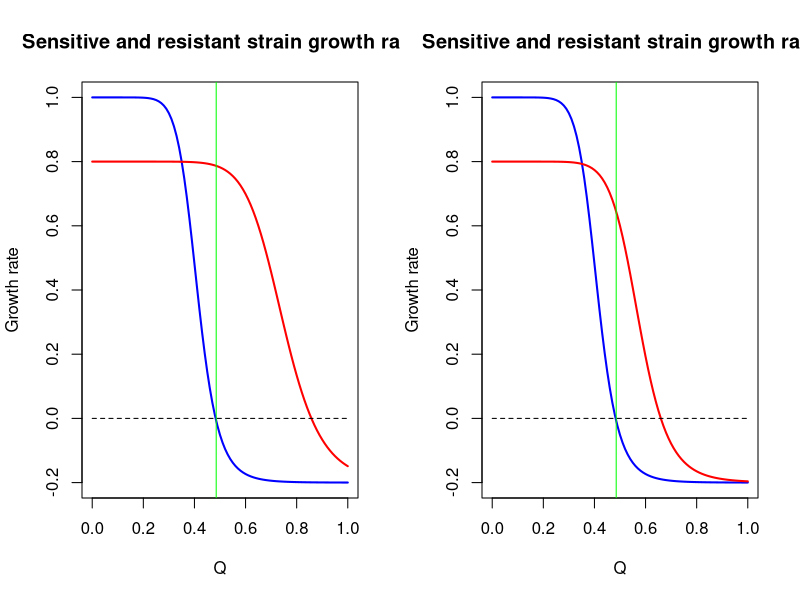
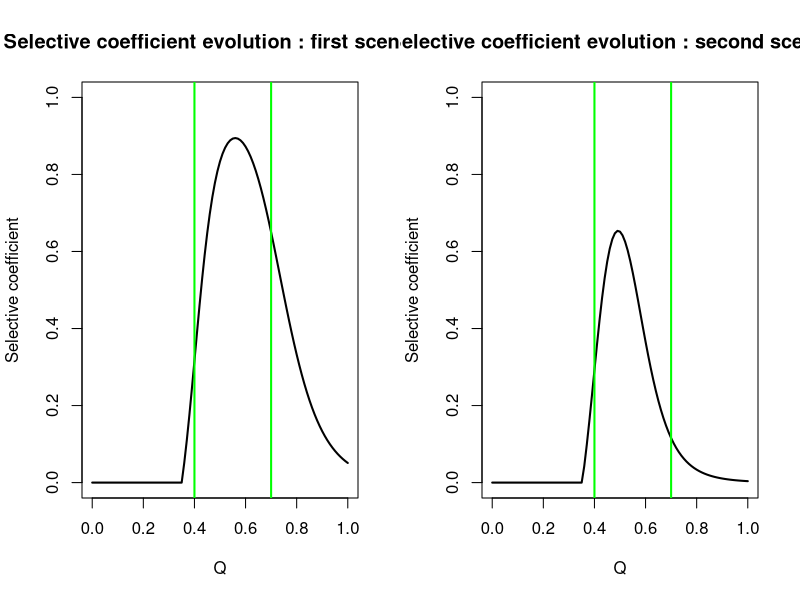
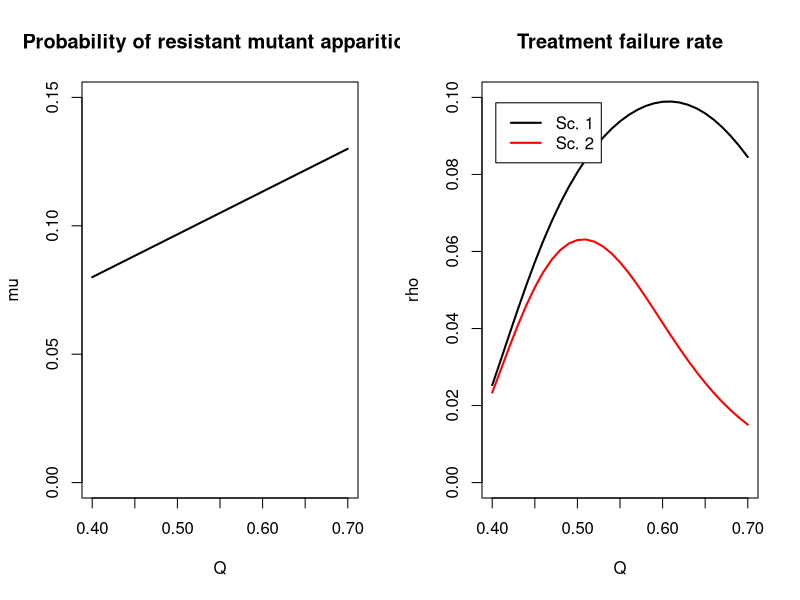
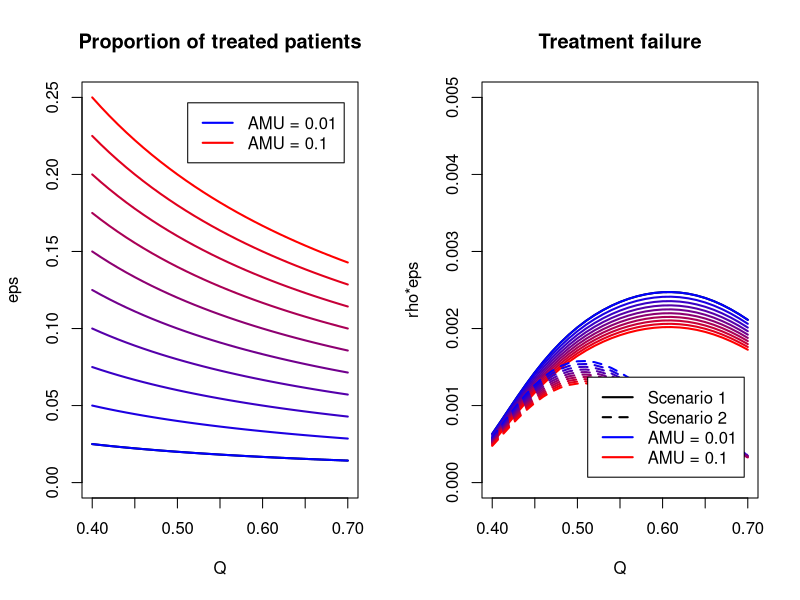
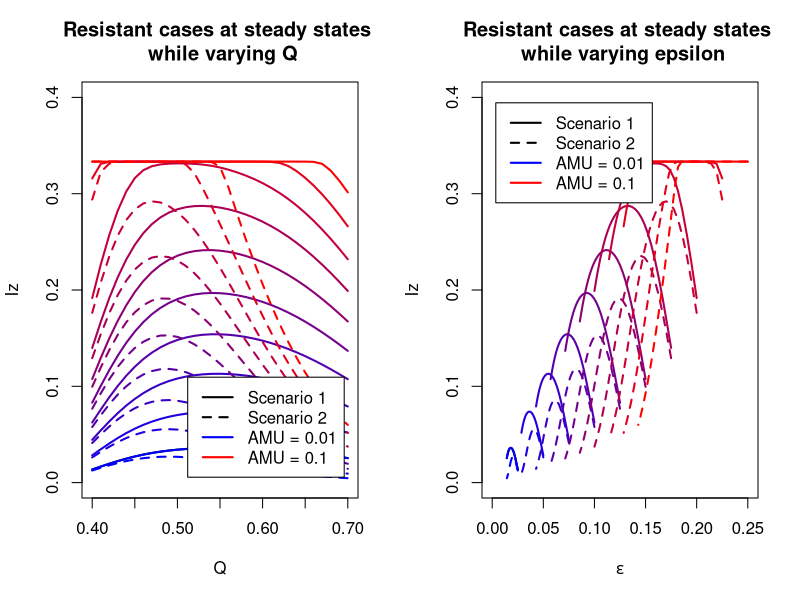
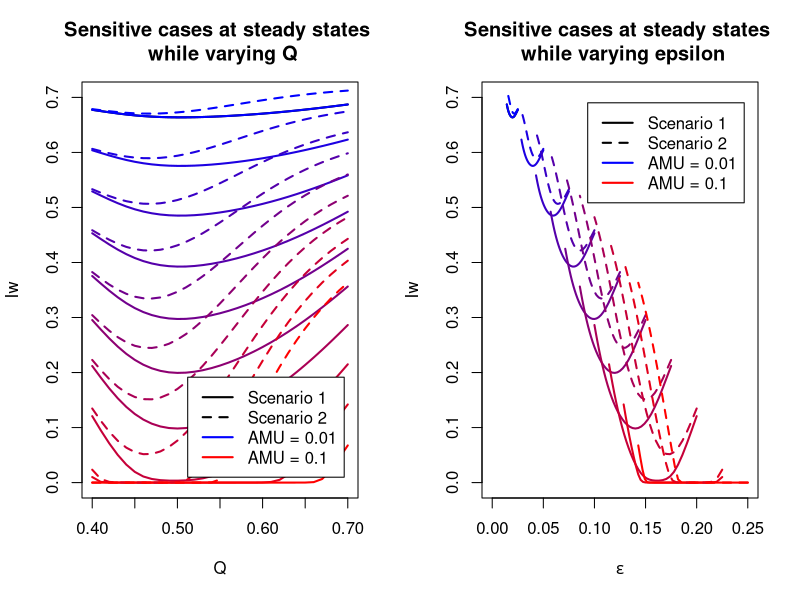
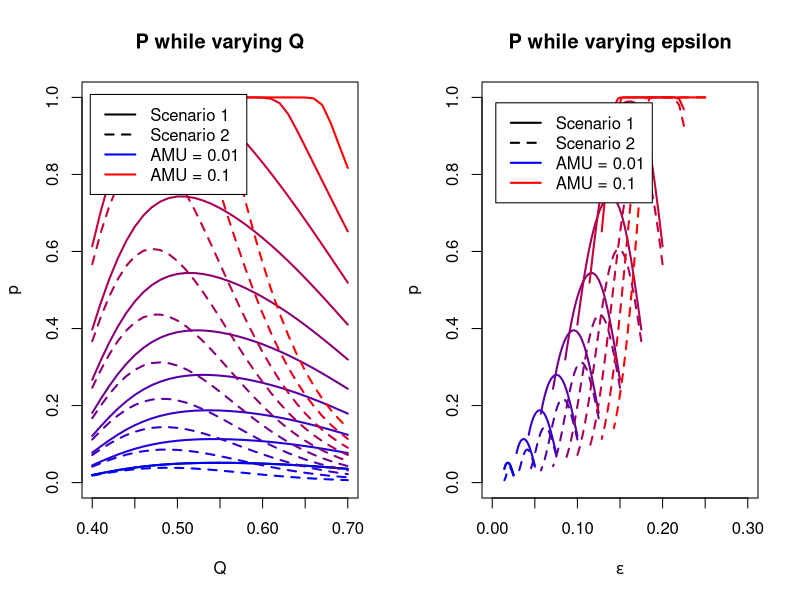
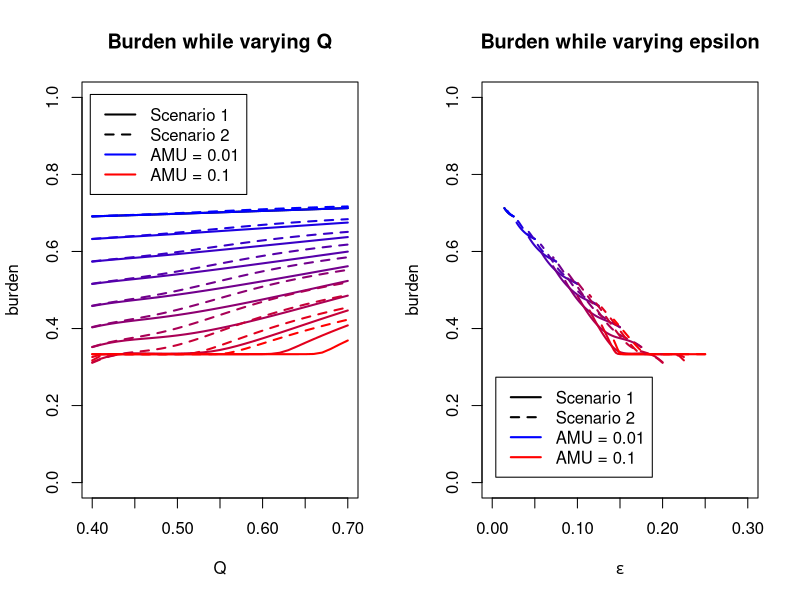

Write R code to recreate these figures, in order.
## ---- chunk 1
library(plyr)

#per capita maximum growth rate of sensitive bact
max_sens_gr <- 1 
max_sens_gr2 <- 1 
#per capita maximum growth rate of resistant bact
max_res_gr <- 0.8
max_res_gr2 <- 0.8
#per capita minimum growth rate of sensitive bact
min_sens_gr <- -0.2
min_sens_gr2 <- -0.2
#per capita minimum growth rate of res bact
min_res_gr <- -0.2
min_res_gr2 <- -0.2
#minimum inhibitory concentration of sen bact

mic_sens <- 0.35
mic_sens2 <- 0.35
#minimum inhibitory concentration of res bact

mic_res <- 0.65
mic_res2 <- 0.5
#slope for sens bact
kappa_sens <- 10
kappa_sens2 <- 10
#slope for res bact  

kappa_res <- 10
kappa_res2 <- 10

param_sens <- c(max_sens_gr, min_sens_gr, mic_sens, kappa_sens)
param_sens2 <- c(max_sens_gr2, min_sens_gr2, mic_sens2, kappa_sens2)

param_res <- c(max_res_gr, min_res_gr, mic_res, kappa_res)
param_res2 <- c(max_res_gr2, min_res_gr2, mic_res2, kappa_res2)

#mutant emergence probability : we consider that if the amount of applied atb increases, the probability of resistant mutant apparition increases linearly
max_mu <- 0.13
min_mu <- 0.08
max_dot <- 10
min_dot <- 1

#range of intervention - cl=lowest clinically effective dose, cu maximum tolerable dose (toxicity)
cl=0.40
cu=0.70
n_values=(cu-cl)*100+1

drug_quantities <- seq(cl, cu, length.out = n_values )

AMU = c(0.01, 0.02, 0.03, 0.04, 0.05, 0.06, 0.07, 0.08, 0.09, 0.10)

prop_treated <- do.call(cbind, lapply(AMU, function (x) x/drug_quantities))

eps_max <- max(prop_treated)

#selection of corresponding borders in sel_coef vector

lowbound=cl*100+1
highbound=cu*100+1



x <- seq(0,1,by=0.01)
zoom <- 1
## ---- chunk 2



growth = function(x, maxv, minv, micv, slopev) {
  y <- maxv - ((maxv - minv)*(x/micv)^slopev)/((x/micv)^slopev - maxv/minv)
  return(y)
}



colglob <- colorRampPalette(c("blue", "red"))

colforcol <- colglob(length(AMU))


linfun <- function(x, t, ltype){
  lines(t, unlist(x), lty=ltype, lwd=2, col=colforcol[as.numeric(parent.frame()$i)])
}

## ---- chunk 3


gr_sens <- lapply(x, growth, max_sens_gr, min_sens_gr, mic_sens, kappa_sens)

gr_res <- lapply(x, growth, max_res_gr, min_res_gr, mic_res, kappa_res)

gr_sens2 <- lapply(x, growth, max_sens_gr2, min_sens_gr2, mic_sens2, kappa_sens2)

gr_res2 <- lapply(x, growth, max_res_gr2, min_res_gr2, mic_res2, kappa_res2)

MIC <- sum(gr_sens>0)/length(gr_sens)
MICres <- sum(gr_res>0)/length(gr_res)
MICres2 <- sum(gr_res2>0)/length(gr_res2)
## ---- chunk 4
par(mfrow=c(1,2))

plot(x, gr_sens, main="Sensitive and resistant strain growth rate", xlab="Q", ylab="Growth rate", ylim=c(-0.2,1), lwd=2, type="l", col='blue')

lines(x, gr_res, type='l', col='red', lwd=2)

lines(x, rep(0, length(x)), type='l', col='black', lwd=1, lty=2)
abline(v=MIC, col='green')


plot(x, gr_sens2, main="Sensitive and resistant strain growth rate", xlab="Q", ylab="Growth rate", ylim=c(-0.2,1), lwd=2, type="l", col='blue')

lines(x, gr_res2, type='l', col='red', lwd=2)

lines(x, rep(0, length(x)), type='l', col='black', lwd=1, lty=2)
abline(v=MIC, col='green')

## ---- chunk 5
gr_sens <- unlist(gr_sens)
gr_sens2 <- unlist(gr_sens2)
gr_res <- unlist(gr_res)
gr_res2 <- unlist(gr_res2)

sel_coef <- gr_res - gr_sens
sel_coef2 <- gr_res2 - gr_sens2

sel_coef[which(sel_coef<0)] <- 0
sel_coef2[which(sel_coef2<0)] <- 0


minSC <- sum(sel_coef==0)/length(sel_coef)

plot(x, sel_coef, main="Selective coefficient evolution : first scenario", xlab="Q", ylab="Selective coefficient", ylim=c(0,1), lwd=2, type="l", col='black')
abline(v=cl, col='green', lw=2)
abline(v=cu, col='green', lw=2)

plot(x, sel_coef2, main="Selective coefficient evolution : second scenario", xlab="Q", ylab="Selective coefficient", ylim=c(0,1), lwd=2, type="l", col='black')
abline(v=cl, col='green', lw=2)
abline(v=cu, col='green', lw=2)
## ---- chunk 6
mu_prob <- seq(min_mu, max_mu, length.out = n_values)
doses <- seq(cl, cu, length.out = n_values)

plot(doses, mu_prob, main="Probability of resistant mutant apparition", xlab="Q", ylab="mu", ylim=c(0,0.15), lwd=2, type="l", col='black')

## ---- chunk 7
sel_sel_coef <- sel_coef[lowbound:highbound]
sel_sel_coef2 <- sel_coef2[lowbound:highbound]

rho1 <- sel_sel_coef*mu_prob
rho2 <- sel_sel_coef2*mu_prob

plot(doses, rho1, main="Treatment failure rate", xlab="Q", ylab="rho", lwd=2, type="l", col='black', ylim=c(0, 0.10))

lines(doses, rho2, type='l', col='red', lwd=2)

legend("topleft" , inset=.05, c("Sc. 1", "Sc. 2"), lty=c(1,1), lwd=c(2,2), col=c("black", "red"))

## ---- chunk 8



plot(doses, prop_treated[,1], main="Proportion of treated patients", xlab="Q", ylab="eps", ylim=c(0 , eps_max), lwd=2, type="l", col='black')

capture.output(apply(prop_treated, 2, linfun, doses, 1), file='NUL')

tag_min <- paste('AMU =', AMU[1])
tag_max <- paste('AMU =', AMU[length(AMU)])

legend("topright" , inset=.05, c(tag_min, tag_max), lty=c(1,1), lwd=c(2,2), col=c("blue", "red"))

## ---- chunk 9


treat_fail <- do.call(cbind, lapply(prop_treated, function (x) x*rho1))
treat_fail2 <- do.call(cbind, lapply(prop_treated, function (x) x*rho2))

plot(doses, treat_fail[,1], main="Treatment failure", xlab="Q", ylab="rho*eps", lwd=2, type="l", col='black', ylim=c(0, 0.005))

capture.output(apply(treat_fail, 2, linfun, doses, 1), file='NUL')
capture.output(apply(treat_fail2, 2, linfun, doses, 2), file='NUL')

legend("bottomright" , inset=.05, c('Scenario 1', 'Scenario 2', tag_min, tag_max), lty=c(1,2,1,1), lwd=c(2,2,2,2), col=c("black", "black", "blue", "red"))


## ---- chunk 10

library(deSolve)


options("scipen" = 10)

# initial state:
N <- 1
prop <- 0.01 #initial value of Iw and Iz

# time:
a <- 4000 #time span
m <- 1 #time step

# parameters
pbeta_w <- 0.04 #transmission parameter of Iw
pbeta_z <- 0.015 #transmission parameter of Iz

pgammaa <- 0.01 #innate recovery rate
pgamma_tilt <- 0.1 #recovery rate of Iw when treated by antibiotics



## ---- chunk 11

varying_par <- cbind(prop_treated, rho1)

varying_par2 <- cbind(prop_treated, rho2)


parameters <- c(beta_w=pbeta_w, beta_z=pbeta_z, gamma=pgammaa, gamma_prim=pgamma_tilt, eps=0, rho=0)

state <- c(S=1-2*prop, Iw=prop, Iz=prop, new_Iz=0, new_Iw=0)

times=seq(0, a, by=m)

SIS=function(times, state, parameters){
  with(as.list(c(state,parameters)),
       {dS = - beta_w*Iw*S - beta_z*Iz*S + gamma*(1-eps)*Iw + gamma_prim*eps*Iw + gamma*Iz
        dIw = beta_w*Iw*S + (1-eps)*beta_w*Iw*Iz - eps*beta_z*Iz*Iw - rho*eps*Iw - gamma*(1-eps)*Iw - gamma_prim*eps*Iw
        dIz = beta_z*Iz*S + eps*beta_z*Iz*Iw + rho*eps*Iw - (1-eps)*beta_w*Iw*Iz - gamma*Iz
        dnewIw = beta_w*Iw*S
        dnewIz = beta_z*Iz*S
        list(c(dS, dIw, dIz, dnewIw, dnewIz))
       })
}

calc_fun = function(x) {
  parameters[5] <- x[1]
  parameters[6] <- x[2]
  out=as.data.frame(
  ode(y=state, times=times, func=SIS, parms=parameters))
  return(out)
}



## ---- chunk 12
out_sc1 <- do.call(cbind, apply(cbind(varying_par[,1], varying_par[,ncol(varying_par)]), 1 , calc_fun))


for (i in 2:(ncol(varying_par)-1)) {
  out <- do.call(cbind, apply(cbind(varying_par[,i], varying_par[,ncol(varying_par)]), 1 , calc_fun))
  out_sc1 <- cbind(out_sc1, out)
}


out_sc2 <- do.call(cbind, apply(cbind(varying_par2[,1], varying_par2[,ncol(varying_par2)]), 1 , calc_fun))

for (i in 2:(ncol(varying_par2)-1)) {
  out2 <- do.call(cbind, apply(cbind(varying_par2[,i], varying_par2[,ncol(varying_par2)]), 1 , calc_fun))
  out_sc2 <- cbind(out_sc2, out2)
}

## ---- chunk 13

niz <- seq(4, ncol(out_sc1), by=6)
niw <- seq(3, ncol(out_sc1), by=6)
inciw <- seq(5, ncol(out_sc1), by=6)
inciz <- seq(6, ncol(out_sc1), by=6)

iz_steady <- out_sc1[nrow(out_sc1),niz]
iz_steady2 <- out_sc2[nrow(out_sc2),niz]

iw_steady <- out_sc1[nrow(out_sc1),niw]
iw_steady2 <- out_sc2[nrow(out_sc2),niw]

inciw_steady <- out_sc1[,inciw]
inciw_steady2 <- out_sc2[,inciw]

inciz_steady <- out_sc1[,inciz]
inciz_steady2 <- out_sc2[,inciz]


## ---- chunk 14
incid = function(x, zoom) {
  der <- rep(0, length(x))
  for (i in 2:length(x)) {
    der[i] <- x[i]-x[i-1]
  }
  return(der)
}

NewIz <- apply(inciz_steady, 2, incid, zoom)
NewIz2 <- apply(inciz_steady2, 2, incid, zoom)

NewIw <- apply(inciw_steady, 2, incid, zoom)
NewIw2 <- apply(inciw_steady2, 2, incid, zoom)

newiz_ss <- NewIz[nrow(NewIz),]
newiz_ss2 <- NewIz2[nrow(NewIz2),]

newiw_ss <- NewIw[nrow(NewIw),]
newiw_ss2 <- NewIw2[nrow(NewIw2),]
## ---- chunk 15
iz_steady <- matrix(unlist(iz_steady), nrow=length(doses))
iz_steady2 <- matrix(unlist(iz_steady2), nrow=length(doses))

iw_steady <- matrix(unlist(iw_steady), nrow=length(doses))
iw_steady2 <- matrix(unlist(iw_steady2), nrow=length(doses))

newiz_ss <- matrix(unlist(newiz_ss), nrow=length(doses))
newiz_ss2 <- matrix(unlist(newiz_ss2), nrow=length(doses))

newiw_ss <- matrix(unlist(newiw_ss), nrow=length(doses))
newiw_ss2 <- matrix(unlist(newiw_ss2), nrow=length(doses))

p <- iz_steady/(iw_steady+iz_steady)
p2 <- iz_steady2/(iw_steady2+iz_steady2)

p_incid <- newiz_ss/(newiz_ss+newiw_ss)
p_incid2 <- newiz_ss2/(newiz_ss2+newiw_ss2)


burden <- iz_steady+iw_steady
burden2 <- iz_steady2+iw_steady2
## ---- chunk 16
plot(doses, iz_steady[,1], main="Resistant cases at steady states \n while varying Q", xlab="Q", ylab="Iz", ylim=c(0,0.40), lwd=2, lty=1, type="l", col='black')

capture.output(apply(iz_steady, 2, linfun, doses, 1), file='NUL')
capture.output(apply(iz_steady2, 2, linfun, doses, 2), file='NUL')

legend("bottomright" , inset=.05, c('Scenario 1', 'Scenario 2', tag_min, tag_max), lty=c(1,2,1,1), lwd=c(2,2,2,2), col=c("black", "black", "blue", "red"))


plot(prop_treated[,1], iz_steady[,1], main="Resistant cases at steady states \n while varying epsilon", xlab=expression(epsilon), ylab="Iz", ylim=c(0,0.40), xlim=c(0,eps_max), lwd=2, type="l", col='black')

for (i in 1:ncol(prop_treated)) {
  lines(prop_treated[,i], iz_steady[,i], col=colforcol[i], lty=1, lwd=2)
}
for (i in 1:ncol(prop_treated)) {
  lines(prop_treated[,i], iz_steady2[,i], col=colforcol[i], lty=2, lwd=2)
}

legend("topleft" , inset=.05, c('Scenario 1', 'Scenario 2', tag_min, tag_max), lty=c(1,2,1,1), lwd=c(2,2,2,2), col=c("black", "black", "blue", "red"))

## ---- chunk 17
plot(doses, iw_steady[,1], main="Sensitive cases at steady states \n while varying Q", xlab="Q", ylab="Iw", ylim=c(0,0.70), lwd=2, lty=1, type="l", col='black')

capture.output(apply(iw_steady, 2, linfun, doses, 1), file='NUL')
capture.output(apply(iw_steady2, 2, linfun, doses, 2), file='NUL')

legend("bottomright" , inset=.05, c('Scenario 1', 'Scenario 2', tag_min, tag_max), lty=c(1,2,1,1), lwd=c(2,2,2,2), col=c("black", "black", "blue", "red"))


plot(prop_treated[,1], iw_steady[,1], main="Sensitive cases at steady states \n while varying epsilon", xlab=expression(epsilon), ylab="Iw", ylim=c(0,0.70), xlim=c(0,eps_max), lwd=2, type="l", col='black')

for (i in 1:ncol(prop_treated)) {
  lines(prop_treated[,i], iw_steady[,i], col=colforcol[i], lty=1, lwd=2)
}
for (i in 1:ncol(prop_treated)) {
  lines(prop_treated[,i], iw_steady2[,i], col=colforcol[i], lty=2, lwd=2)
}

legend("topright" , inset=.05, c('Scenario 1', 'Scenario 2', tag_min, tag_max), lty=c(1,2,1,1), lwd=c(2,2,2,2), col=c("black", "black", "blue", "red"))

## ---- chunk 18
plot(doses, p[,1], main="P while varying Q", xlab="Q", ylab="p", ylim=c(0,1), lwd=2, type="l", col='black')

capture.output(apply(p, 2, linfun, doses, 1), file='NUL')
capture.output(apply(p2, 2, linfun, doses, 2), file='NUL')

legend("topleft" , inset=.03, c('Scenario 1', 'Scenario 2', tag_min, tag_max), lty=c(1,2,1,1), lwd=c(2,2,2,2), col=c("black", "black", "blue", "red"))


plot(prop_treated[,1], p[,1], main="P while varying epsilon", xlab=expression(epsilon), ylab="p", ylim=c(0,1), xlim=c(0,0.3), lwd=2, type="l", col='black')

for (i in 1:ncol(prop_treated)) {
  lines(prop_treated[,i], p[,i], col=colforcol[i], lty=1, lwd=2)
}
for (i in 1:ncol(prop_treated)) {
  lines(prop_treated[,i], p2[,i], col=colforcol[i], lty=2, lwd=2)
}

legend("topleft" , inset=.05, c('Scenario 1', 'Scenario 2', tag_min, tag_max), lty=c(1,2,1,1), lwd=c(2,2,2,2), col=c("black", "black", "blue", "red"))

## ---- chunk 19
plot(doses, burden[,1], main="Burden while varying Q", xlab="Q", ylab="burden", ylim=c(0,1), lwd=2, type="l", col='black')

capture.output(apply(burden, 2, linfun, doses, 1), file='NUL')
capture.output(apply(burden2, 2, linfun, doses, 2), file='NUL')

legend("topleft" , inset=.03, c('Scenario 1', 'Scenario 2', tag_min, tag_max), lty=c(1,2,1,1), lwd=c(2,2,2,2), col=c("black", "black", "blue", "red"))

plot(prop_treated[,1], burden[,1], main="Burden while varying epsilon", xlab=expression(epsilon), ylab="burden", ylim=c(0,1), xlim=c(0,0.3), lwd=2, type="l", col='black')

for (i in 1:ncol(prop_treated)) {
  lines(prop_treated[,i], burden[,i], col=colforcol[i], lty=1, lwd=2)
}
for (i in 1:ncol(prop_treated)) {
  lines(prop_treated[,i], burden2[,i], col=colforcol[i], lty=2, lwd=2)
}

legend("bottomleft" , inset=.05, c('Scenario 1', 'Scenario 2', tag_min, tag_max), lty=c(1,2,1,1), lwd=c(2,2,2,2), col=c("black", "black", "blue", "red"))

## ---- chunk 20
newcase <- newiw_ss+newiz_ss
newcase2 <- newiw_ss2+newiz_ss2


plot(doses, newcase[,1], main="Global incidence while varying Q", xlab="Q", ylab="Incidence", ylim=c(0,0.01), lwd=2, type="l", col='black')

capture.output(apply(newcase, 2, linfun, doses, 1), file='NUL')
capture.output(apply(newcase2, 2, linfun, doses, 2), file='NUL')

legend("bottomleft" , inset=.05, c('Scenario 1', 'Scenario 2', tag_min, tag_max), lty=c(1,2,1,1), lwd=c(2,2,2,2), col=c("black", "black", "blue", "red"))



plot(prop_treated[,1], newcase[,1], main="Global incidence while varying epsilon", xlab=expression(epsilon), ylab="Incidence", ylim=c(0,0.01), xlim=c(0,eps_max), lwd=2, type="l", col='black')

for (i in 1:ncol(prop_treated)) {
  lines(prop_treated[,i], newcase[,i], col=colforcol[i], lty=1, lwd=2)
}
for (i in 1:ncol(prop_treated)) {
  lines(prop_treated[,i], newcase2[,i], col=colforcol[i], lty=2, lwd=2)
}

legend("bottomleft" , inset=.05, c('Scenario 1', 'Scenario 2', tag_min, tag_max), lty=c(1,2,1,1), lwd=c(2,2,2,2), col=c("black", "black", "blue", "red"))

## ---- chunk 21
par(mfrow=c(1,2))

AMU_xlabel <- do.call(cbind, lapply(AMU, function (x) rep(x, 31)))

plot(AMU_xlabel[,1], iz_steady[,1], main="Scenario 1 : Iz at steady states \n while varying AMU", xlab="AMU", ylab="Iz", ylim=c(0,1), xlim=c(0,max(AMU)), lwd=2, type="l", col='black')
for (i in 1:ncol(AMU_xlabel)) {
  lines(AMU_xlabel[,i], iz_steady[,i], col=colforcol[i], lty=1, lwd=2)
}
legend("topleft" , inset=.05, c(tag_min, tag_max), lty=c(1,1), lwd=c(2,2), col=c("blue", "red"))

plot(AMU_xlabel[,1], iz_steady2[,1], main="Scenario 2 : Iz at steady states \n while varying AMU", xlab="AMU", ylab="Iz", ylim=c(0,1), xlim=c(0,max(AMU)), lwd=2, type="l", col='black')
for (i in 1:ncol(AMU_xlabel)) {
  lines(AMU_xlabel[,i], iz_steady2[,i], col=colforcol[i], lty=1, lwd=2)
}
legend("topleft" , inset=.05, c(tag_min, tag_max), lty=c(1,1), lwd=c(2,2), col=c("blue", "red"))


## ---- chunk 22

par(mfrow=c(1,2))

plot(AMU_xlabel[,1], p[,1], main="Scenario 1 : P at steady states \n while varying AMU", xlab="AMU", ylab="P", ylim=c(0,1), xlim=c(0,max(AMU)), lwd=2, type="l", col='black')
for (i in 1:ncol(AMU_xlabel)) {
  lines(AMU_xlabel[,i], p[,i], col=colforcol[i], lty=1, lwd=2)
}
legend("topleft" , inset=.05, c(tag_min, tag_max), lty=c(1,1), lwd=c(2,2), col=c("blue", "red"))

plot(AMU_xlabel[,1], p2[,1], main="Scenario 2 : P at steady states \n while varying AMU", xlab="AMU", ylab="P", ylim=c(0,1), xlim=c(0,max(AMU)), lwd=2, type="l", col='black')
for (i in 1:ncol(AMU_xlabel)) {
  lines(AMU_xlabel[,i], p2[,i], col=colforcol[i], lty=1, lwd=2)
}
legend("topleft" , inset=.05, c(tag_min, tag_max), lty=c(1,1), lwd=c(2,2), col=c("blue", "red"))
